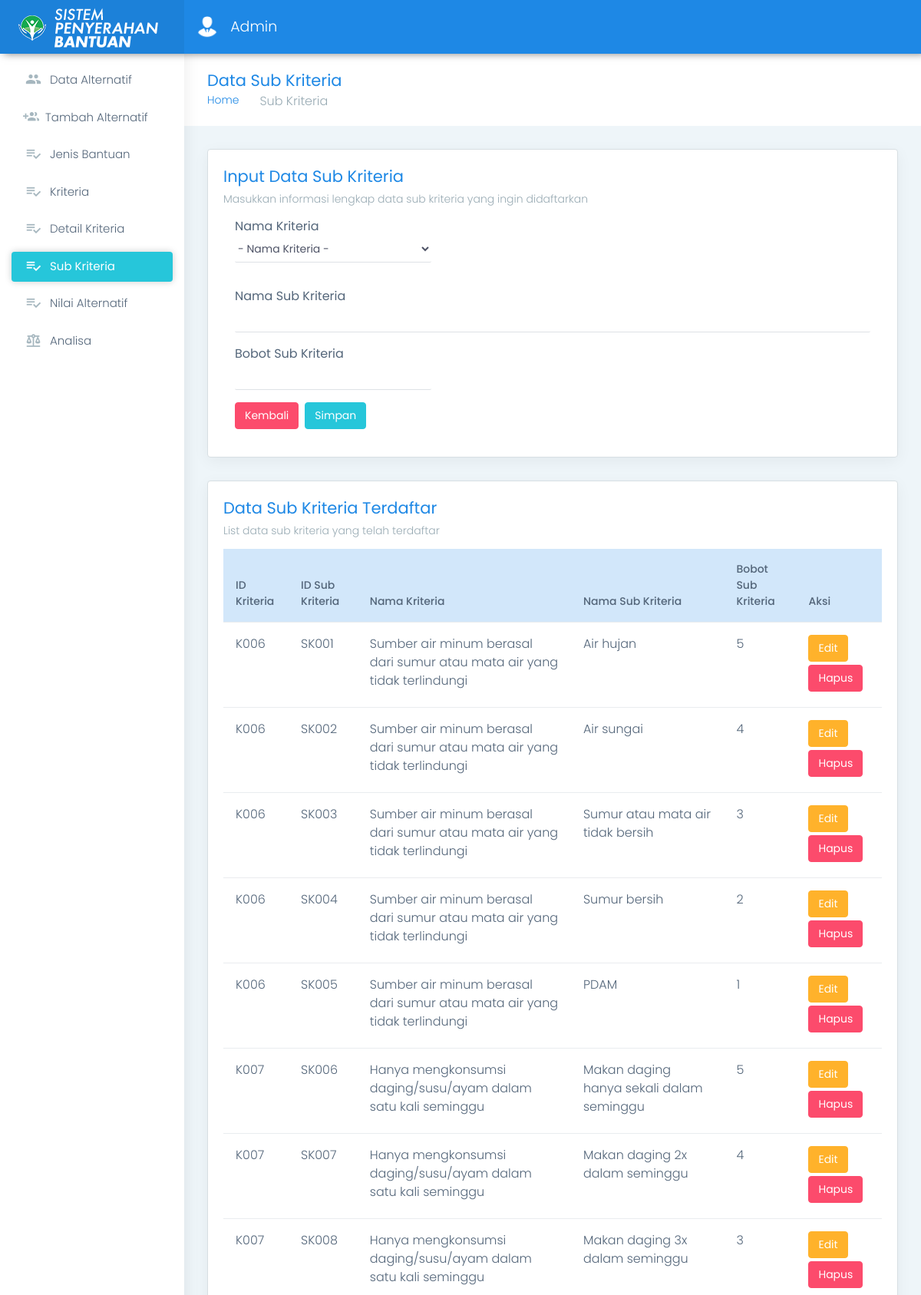
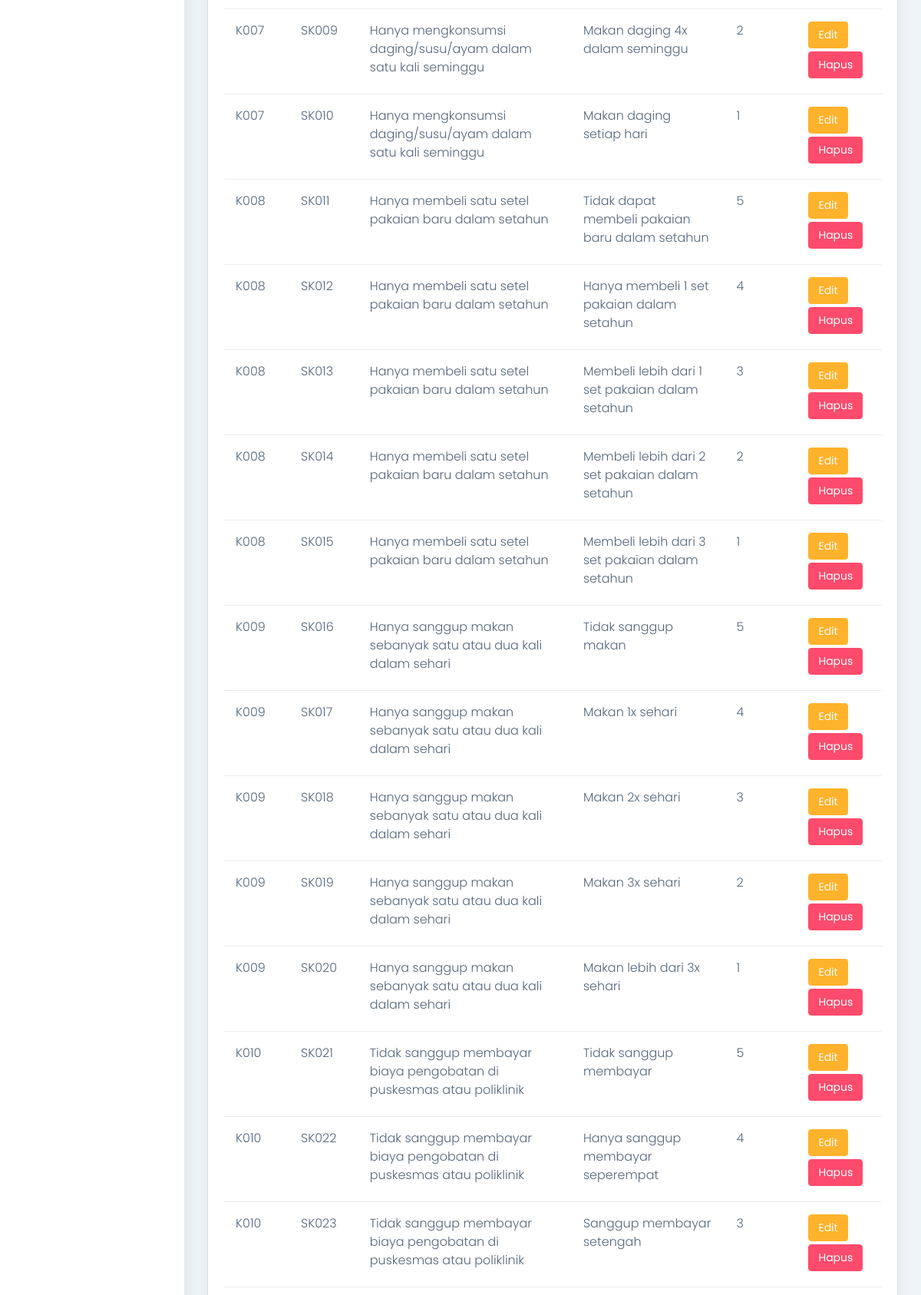
The app's page /view/pages-subkriteria.php (signed in, upper part) with its own data (2 pictures, top to bottom).
### tables this page shows
CREATE TABLE `datasubkriteria` (
  `IdSubKriteria` varchar(30) NOT NULL,
  `IdKriteria` varchar(30) NOT NULL,
  `NamaSubKriteria` varchar(500) NOT NULL,
  `BobotSubKriteria` int(5) NOT NULL
);

CREATE TABLE `datakriteria` (
  `IdKriteria` varchar(30) NOT NULL,
  `NamaKriteria` varchar(500) NOT NULL,
  `BobotKriteria` int(5) NOT NULL,
  `JenisKriteria` varchar(20) NOT NULL
);

### view/process/koneksi.php (called while the page is built, shortened)
<?php
class database {
    private $host = "localhost";
    private $username = "root";
    private $password = "";
    private $database = "dbsispenban";
    protected $conn;
    public function __construct() {
        $this->conn = new mysqli($this->host, $this->username, $this->password, $this->database);
        return $this->conn;
    }
    public function getConnection() {
        return $this->conn;
    }
}
?>

### view/process/sistem.php (called while the page is built, shortened)
<?php
include "koneksi.php";
class sistem extends database {
	function tampil_kriteria() {
		$qry = mysqli_query($this->conn,"select * from datakriteria");
		$found = mysqli_num_rows($qry);
        if ($found == 0) {
            return false;
        } else {
            while($x = mysqli_fetch_assoc($qry)) {
                $data[] = $x;
            }
            return $data;
        }
	}
	function tampil_subkriteria() {
		$qry = mysqli_query($this->conn,"select * from datasubkriteria");
		$found = mysqli_num_rows($qry);
        if ($found == 0) {
            return [];
        } else {
            while($x = mysqli_fetch_assoc($qry)) {
                $data[] = $x;
            }
            return $data;
        }
	}
}
?>

### view/pages-subkriteria.php (the view, shortened to what this page needs)
<!DOCTYPE html>
<?php
    include "process/sistem.php";
    $sistem = new sistem();
    if (isset($_SESSION)) {
        $login = $_SESSION['login'];
    }
    $data = $sistem->tampil_subkriteria();
?>
<html dir="ltr" lang="en">
<head>
    <link href="../assets/plugins/chartist-js/dist/chartist.min.css" rel="stylesheet">
    <link href="../assets/plugins/chartist-js/dist/chartist-init.css" rel="stylesheet">
    <link href="../assets/plugins/chartist-plugin-tooltip-master/dist/chartist-plugin-tooltip.css" rel="stylesheet">
    <link href="../assets/plugins/c3-master/c3.min.css" rel="stylesheet">
    <link href="css/style.min.css" rel="stylesheet">
</head>
<body>
    <div id="main-wrapper" data-layout="vertical" data-navbarbg="skin6" data-sidebartype="full" data-sidebar-position="absolute" data-header-position="absolute" data-boxed-layout="full">
        <header class="topbar" data-navbarbg="skin6">
            <nav class="navbar top-navbar navbar-expand-md navbar-dark">
                <div class="navbar-header" data-logobg="skin6">
                    <a class="navbar-brand ml-4" href="pages-admin.php">
                        <b class="logo-icon">
                            <img src="../assets/images/logo-tiny.png" alt="homepage" class="dark-logo" />
                        </b>
                        <span class="logo-text">
                            <img src="../assets/images/logo-text3-tiny.png" alt="homepage" class="dark-logo" />
                        </span>
                    </a>
                </div>
                <div class="navbar-collapse collapse" id="navbarSupportedContent" data-navbarbg="skin6">
                    <ul class="navbar-nav mr-auto mt-md-0 ">
                        <li class="nav-item dropdown">
                            <a class="nav-link dropdown-toggle text-muted waves-effect waves-dark" href="" data-toggle="dropdown" aria-haspopup="true" aria-expanded="false"><img src="../assets/images/users/person.png" alt="user" class="profile-pic m-r-10">
                            <?php
                                echo $login;
                            ?>
                            </a>
                        </li>
                    </ul>
                </div>
            </nav>
        </header>
        <aside class="left-sidebar" data-sidebarbg="skin6">
            <div class="scroll-sidebar">
                <nav class="sidebar-nav">
                    <ul id="sidebarnav">
                        <li class="sidebar-item"> <a class="sidebar-link waves-effect waves-dark sidebar-link" href="pages-admin.php" aria-expanded="false"><i class="mdi mr-2 mdi-account-multiple"></i><span class="hide-menu">Data Alternatif</span></a></li>
                        <?php
                            if ($login == "Admin") {
                        ?>
                        <li class="sidebar-item"> <a class="sidebar-link waves-effect waves-dark sidebar-link" href="pages-add-alternatif.php" aria-expanded="false"><i class="mdi mr-2 mdi-account-multiple-plus"></i><span class="hide-menu">Tambah Alternatif</span></a></li>
                        <?php } ?>
                        <?php
                            if ($login == "Admin" || $login == "Decision Maker") {
                        ?>
                        <li class="sidebar-item"> <a class="sidebar-link waves-effect waves-dark sidebar-link" href="pages-jenisbantuan.php" aria-expanded="false"><i class="mdi mr-2 mdi-playlist-check"></i><span class="hide-menu">Jenis Bantuan</span></a></li>
                        <li class="sidebar-item"> <a class="sidebar-link waves-effect waves-dark sidebar-link" href="pages-kriteria.php" aria-expanded="false"><i class="mdi mr-2 mdi-playlist-check"></i><span class="hide-menu"> Kriteria</span></a></li>
                        <li class="sidebar-item"> <a class="sidebar-link waves-effect waves-dark sidebar-link" href="pages-detailkriteria.php" aria-expanded="false"><i class="mdi mr-2 mdi-playlist-check"></i><span class="hide-menu">Detail Kriteria</span></a></li>
                        <li class="sidebar-item"> <a class="sidebar-link waves-effect waves-dark sidebar-link" href="pages-subkriteria.php" aria-expanded="false"><i class="mdi mr-2 mdi-playlist-check"></i><span class="hide-menu">Sub Kriteria</span></a></li>
                        <li class="sidebar-item"> <a class="sidebar-link waves-effect waves-dark sidebar-link" href="pages-nilaialternatif.php" aria-expanded="false"><i class="mdi mr-2 mdi-playlist-check"></i><span class="hide-menu">Nilai Alternatif</span></a></li>
                        <?php
                            }
                        ?>
                        <li class="sidebar-item"> <a class="sidebar-link waves-effect waves-dark sidebar-link" href="pages-analisa.php" aria-expanded="false"><i class="mdi mr-2 mdi-scale-balance"></i><span class="hide-menu">Analisa</span></a></li>
                    </ul>
                </nav>
            </div>
        </aside>
        <div class="page-wrapper">
            <div class="page-breadcrumb">
                <div class="row align-items-center">
                    <div class="col-md-6 col-8 align-self-center">
                        <h3 class="page-title mb-0 p-0">Data Sub Kriteria</h3>
                        <div class="d-flex align-items-center">
                            <nav aria-label="breadcrumb">
                                <ol class="breadcrumb">
                                    <li class="breadcrumb-item"><a href="pages-admin.php">Home</a></li>
                                    <li class="breadcrumb-item active" aria-current="page"> Sub Kriteria</li>
                                </ol>
                            </nav>
                        </div>
                    </div>
                </div>
            </div>
            <div class="container-fluid">
                <?php if($login == "Admin"){ ?>
                <div class="row">
                    <div class="col-lg-12">
                        <div class="card">
                            <div class="card-body">
                                <h4 class="card-title text-info">Input Data Sub Kriteria</h4>
                                <h6 class="card-subtitle">Masukkan informasi lengkap data sub kriteria yang ingin didaftarkan</h6>
                                <form class="form-horizontal form-material" name="add-subkriteria" method="POST" action="process/add_subkriteria.php">
                                   <div class="form-group">
                                        <label class="col-sm-4 mb-0"> Nama Kriteria </label>
                                        <div class="col-sm-4">
                                            <select class="form-control pl-0 form-control-line" name="IdDetailKriteria" required>
                                               <option value="" disabled selected>- Nama Kriteria -</option>
                                               <?php
                                                    foreach($sistem->tampil_kriteria() as $data) {
                                                    echo "<option value='$data[IdKriteria]'>$data[IdKriteria] - $data[NamaKriteria] </option>";
                                                    }
                                                ?>
                                           </select>
                                        </div>
                                    </div>
                                    <div class="form-group">
                                        <label class="col-md-12 mb-0 pt-3">Nama Sub Kriteria</label>
                                        <div class="col-md-12">
                                            <input type="text" class="form-control pl-0 form-control-line" name="NamaSubKriteria" required>
                                        </div>
                                    </div>
                                    <div class="form-group">
                                        <label class="col-md-4 mb-0">Bobot Sub Kriteria</label>
                                        <div class="col-md-4">
                                            <input type="number" class="form-control pl-0 form-control-line" name="BobotSubKriteria" required>
                                        </div>
                                    </div>
                                    <div class="form-group">
                                        <div class="col-sm-12 d-flex">
                                            <a href="pages-admin.php" class="btn btn-danger text-white mr-2">Kembali</a>
                                            <input type="submit" class="btn btn-success mx-auto mx-md-0 text-white" value="Simpan" name="add-subkriteria">
                                        </div>
                                    </div>
                                </form>
                            </div>
                        </div>
                    </div>
                </div>
                <?php } ?>
                <div class="row">
                    <div class="col-sm-12">
                        <div class="card">
                            <div class="card-body">
                                <h4 class="card-title text-info">Data Sub Kriteria Terdaftar</h4>
                                <h6 class="card-subtitle">List data sub kriteria yang telah terdaftar</h6>
                                <div class="table-responsive">
                                    <table class="table user-table">
                                        <thead>
                                            <tr class="table-info">
                                                <th class="border-top-0">ID Kriteria</th>
                                                <th class="border-top-0">ID Sub Kriteria</th>
                                                <th class="border-top-0">Nama Kriteria</th>
                                                <th class="border-top-0">Nama Sub Kriteria</th>
                                                <th class="border-top-0">Bobot Sub Kriteria</th>
                                                <?php if($login == "Admin"){ ?>
                                                <th class="border-top-0">Aksi</th>
                                                <?php } ?>
                                            </tr>
                                        </thead>
                                        <tbody>
                                            <?php
                                            if ($data == false) {
                                            ?>
                                            <tr>
                                                <td colspan="7">
                                                </td>
                                            </tr>
                                            <?php
                                            } else {
                                            ?>
                                            <tr>
                                                <?php
                                                    $sql="SELECT DISTINCT IdSubKriteria, datakriteria.IdKriteria, NamaKriteria, NamaSubKriteria, BobotSubKriteria FROM datasubkriteria INNER JOIN datakriteria ON datasubkriteria.IdKriteria = datakriteria.IdKriteria INNER JOIN datadetailkriteria ON datakriteria.IdKriteria=datadetailkriteria.IdKriteria ORDER BY IdSubKriteria ASC";
                                                    $query=mysqli_query($sistem->getConnection(), $sql);
                                                    while ($data=mysqli_fetch_array($query)) {
                                                ?>
                                                <td><?php echo $data['IdKriteria']?></td>
                                                <td><?php echo $data['IdSubKriteria']?></td>
                                                <td><?php echo $data['NamaKriteria']?></td>
                                                <td><?php echo $data['NamaSubKriteria']?></td>
                                                <td><?php echo $data['BobotSubKriteria']?></td>
                                                <?php if($login == "Admin"){ ?>
                                                <td>
                                                                                       <?php
                                                                                            foreach($sistem->tampil_kriteria() as $kriteria){
                                                                                        ?>
                                                                                            <option <?php if($data['IdKriteria'] == $kriteria['IdKriteria']) echo 'selected' ?> value="<?= $kriteria['IdKriteria'] ?>"> <?php echo $kriteria['IdKriteria'] . ' - ' . $kriteria['NamaKriteria'] ?></option>
                                                                                        <?php } ?>
                                                    <button type="button" class="btn btn-warning text-white mb-1" data-toggle="modal" data-target="#takeID<?php echo $data['IdSubKriteria']?>">Edit</button>
                                                    <a href="process/delete_subkriteria.php?id=<?php echo $data['IdSubKriteria']?>" class="btn btn-danger text-white mb-1">Hapus</a>
                                                </td>
                                                <?php } ?>
                                            </tr>
                                            <?php
                                            }
                                            }
                                            ?>
                                        </tbody>
                                    </table>
                                </div>
                            </div>
                        </div>
                    </div>
                </div>
            </div>
        </div>
    </div>
</body>
</html>

### records on screen
datasubkriteria: IdKriteria.IdKriteria "K006", IdSubKriteria "SK001", IdKriteria.NamaKriteria "Sumber air minum berasal dari sumur atau mata air yang tidak terlindungi", NamaSubKriteria "Air hujan", BobotSubKriteria "5"
datasubkriteria: IdKriteria.IdKriteria "K006", IdSubKriteria "SK002", IdKriteria.NamaKriteria "Sumber air minum berasal dari sumur atau mata air yang tidak terlindungi", NamaSubKriteria "Air sungai", BobotSubKriteria "4"
datasubkriteria: IdKriteria.IdKriteria "K006", IdSubKriteria "SK003", IdKriteria.NamaKriteria "Sumber air minum berasal dari sumur atau mata air yang tidak terlindungi", NamaSubKriteria "Sumur atau mata air tidak bersih", BobotSubKriteria "3"
datasubkriteria: IdKriteria.IdKriteria "K006", IdSubKriteria "SK004", IdKriteria.NamaKriteria "Sumber air minum berasal dari sumur atau mata air yang tidak terlindungi", NamaSubKriteria "Sumur bersih", BobotSubKriteria "2"
datasubkriteria: IdKriteria.IdKriteria "K006", IdSubKriteria "SK005", IdKriteria.NamaKriteria "Sumber air minum berasal dari sumur atau mata air yang tidak terlindungi", NamaSubKriteria "PDAM", BobotSubKriteria "1"
datasubkriteria: IdKriteria.IdKriteria "K007", IdSubKriteria "SK006", IdKriteria.NamaKriteria "Hanya mengkonsumsi daging/susu/ayam dalam satu kali seminggu", NamaSubKriteria "Makan daging hanya sekali dalam seminggu", BobotSubKriteria "5"
datasubkriteria: IdKriteria.IdKriteria "K007", IdSubKriteria "SK007", IdKriteria.NamaKriteria "Hanya mengkonsumsi daging/susu/ayam dalam satu kali seminggu", NamaSubKriteria "Makan daging 2x dalam seminggu", BobotSubKriteria "4"
datasubkriteria: IdKriteria.IdKriteria "K007", IdSubKriteria "SK008", IdKriteria.NamaKriteria "Hanya mengkonsumsi daging/susu/ayam dalam satu kali seminggu", NamaSubKriteria "Makan daging 3x dalam seminggu", BobotSubKriteria "3"
datasubkriteria: IdKriteria.IdKriteria "K007", IdSubKriteria "SK009", IdKriteria.NamaKriteria "Hanya mengkonsumsi daging/susu/ayam dalam satu kali seminggu", NamaSubKriteria "Makan daging 4x dalam seminggu", BobotSubKriteria "2"
datasubkriteria: IdKriteria.IdKriteria "K007", IdSubKriteria "SK010", IdKriteria.NamaKriteria "Hanya mengkonsumsi daging/susu/ayam dalam satu kali seminggu", NamaSubKriteria "Makan daging setiap hari", BobotSubKriteria "1"
datasubkriteria: IdKriteria.IdKriteria "K008", IdSubKriteria "SK011", IdKriteria.NamaKriteria "Hanya membeli satu setel pakaian baru dalam setahun", NamaSubKriteria "Tidak dapat membeli pakaian baru dalam setahun", BobotSubKriteria "5"
datasubkriteria: IdKriteria.IdKriteria "K008", IdSubKriteria "SK012", IdKriteria.NamaKriteria "Hanya membeli satu setel pakaian baru dalam setahun", NamaSubKriteria "Hanya membeli 1 set pakaian dalam setahun", BobotSubKriteria "4"
datasubkriteria: IdKriteria.IdKriteria "K008", IdSubKriteria "SK013", IdKriteria.NamaKriteria "Hanya membeli satu setel pakaian baru dalam setahun", NamaSubKriteria "Membeli lebih dari 1 set pakaian dalam setahun", BobotSubKriteria "3"
datasubkriteria: IdKriteria.IdKriteria "K008", IdSubKriteria "SK014", IdKriteria.NamaKriteria "Hanya membeli satu setel pakaian baru dalam setahun", NamaSubKriteria "Membeli lebih dari 2 set pakaian dalam setahun", BobotSubKriteria "2"
datasubkriteria: IdKriteria.IdKriteria "K008", IdSubKriteria "SK015", IdKriteria.NamaKriteria "Hanya membeli satu setel pakaian baru dalam setahun", NamaSubKriteria "Membeli lebih dari 3 set pakaian dalam setahun", BobotSubKriteria "1"
datasubkriteria: IdKriteria.IdKriteria "K009", IdSubKriteria "SK016", IdKriteria.NamaKriteria "Hanya sanggup makan sebanyak satu atau dua kali dalam sehari", NamaSubKriteria "Tidak sanggup makan", BobotSubKriteria "5"
datasubkriteria: IdKriteria.IdKriteria "K009", IdSubKriteria "SK017", IdKriteria.NamaKriteria "Hanya sanggup makan sebanyak satu atau dua kali dalam sehari", NamaSubKriteria "Makan 1x sehari", BobotSubKriteria "4"
datasubkriteria: IdKriteria.IdKriteria "K009", IdSubKriteria "SK018", IdKriteria.NamaKriteria "Hanya sanggup makan sebanyak satu atau dua kali dalam sehari", NamaSubKriteria "Makan 2x sehari", BobotSubKriteria "3"
datasubkriteria: IdKriteria.IdKriteria "K009", IdSubKriteria "SK019", IdKriteria.NamaKriteria "Hanya sanggup makan sebanyak satu atau dua kali dalam sehari", NamaSubKriteria "Makan 3x sehari", BobotSubKriteria "2"
datasubkriteria: IdKriteria.IdKriteria "K009", IdSubKriteria "SK020", IdKriteria.NamaKriteria "Hanya sanggup makan sebanyak satu atau dua kali dalam sehari", NamaSubKriteria "Makan lebih dari 3x sehari", BobotSubKriteria "1"
datasubkriteria: IdKriteria.IdKriteria "K010", IdSubKriteria "SK021", IdKriteria.NamaKriteria "Tidak sanggup membayar biaya pengobatan di puskesmas atau poliklinik", NamaSubKriteria "Tidak sanggup membayar", BobotSubKriteria "5"
datasubkriteria: IdKriteria.IdKriteria "K010", IdSubKriteria "SK022", IdKriteria.NamaKriteria "Tidak sanggup membayar biaya pengobatan di puskesmas atau poliklinik", NamaSubKriteria "Hanya sanggup membayar seperempat", BobotSubKriteria "4"
datasubkriteria: IdKriteria.IdKriteria "K010", IdSubKriteria "SK023", IdKriteria.NamaKriteria "Tidak sanggup membayar biaya pengobatan di puskesmas atau poliklinik", NamaSubKriteria "Sanggup membayar setengah", BobotSubKriteria "3"

### other values on screen
$login "Admin"
